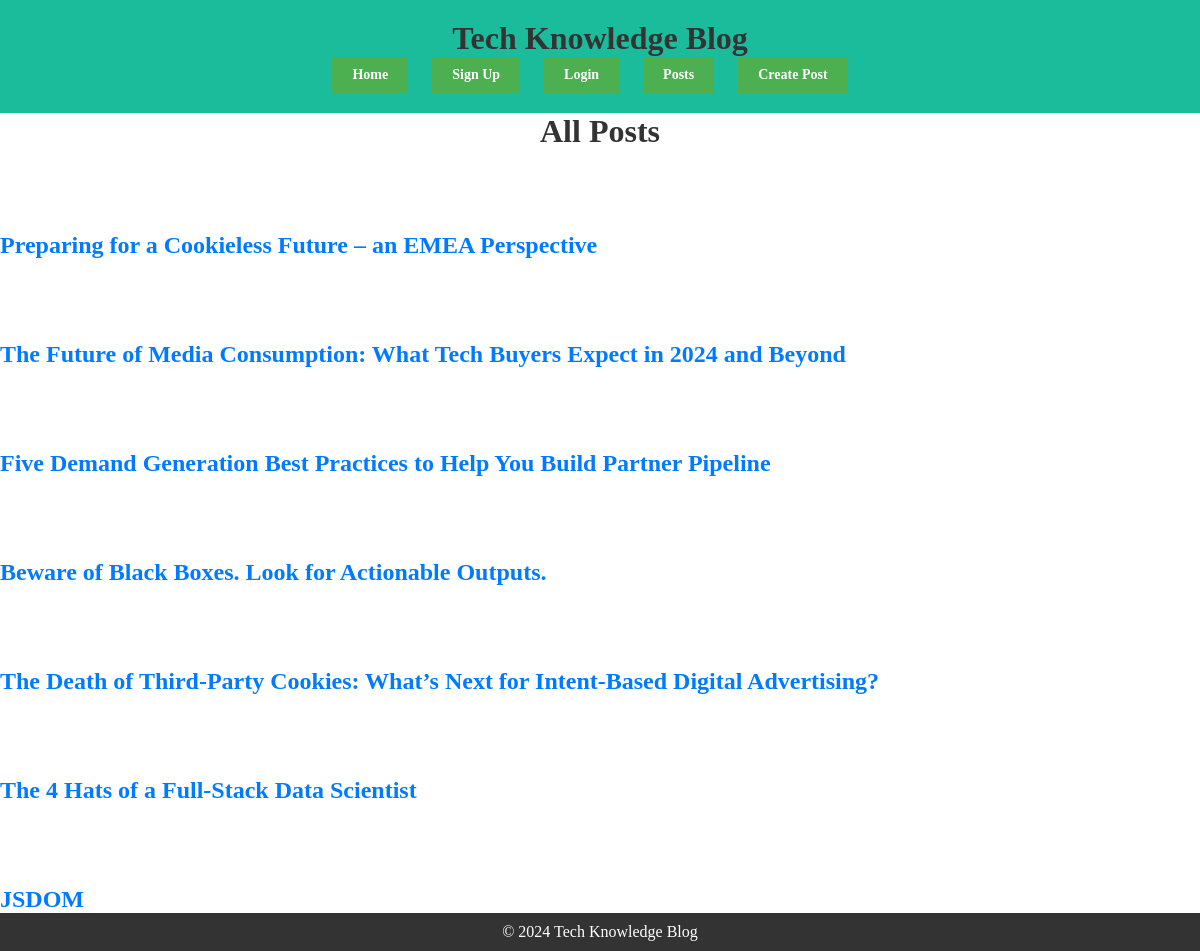
Page /blog/posts/ on the committed database.
### blog/models.py (models this page shows, shortened)
class Post(models.Model):
    title = models.CharField(max_length=200)
    content = models.TextField()
    author = models.ForeignKey(User, on_delete=models.CASCADE)
    pub_date = models.DateTimeField(auto_now_add=True)

### blog/views.py (the view)
# urls.py: path('blog/posts/', views.posts, name='posts'),
def posts(request):
    posts = Post.objects.all()
    return render(request, 'blog/posts.html', {'posts': posts})

### blog/templates/blog/posts.html
{% extends 'base.html' %}
{% load static %}
{% block content %}
<h1>All Posts</h1>
{% for post in posts %}
<div class="post">
    <h2><a href="{% url 'post_detail' post.id %}">{{ post.title }}</a></h2>
</div>
{% empty %}
<p>No posts available.</p>
{% endfor %}
{% endblock %}

### static/css/styles.css (style rules this page uses)
body, html { overflow-x: hidden; }
* { margin: 0; padding: 0; box-sizing: border-box; }
body, main { min-height: 100vh; display: flex; flex-direction: column; justify-content: space-between; }
h1, h2, h3, h4, h5, h6, p { margin: 0; }
h1 { text-align: center; color: #333; }
a { color: #007bff; text-decoration: none; }

### rows in the picture
Post: title "Preparing for a Cookieless Future – an EMEA Perspective"
Post: title "The Future of Media Consumption: What Tech Buyers Expect in 2024 and Beyond"
Post: title "Five Demand Generation Best Practices to Help You Build Partner Pipeline"
Post: title "Beware of Black Boxes. Look for Actionable Outputs."
Post: title "The Death of Third-Party Cookies: What’s Next for Intent-Based Digital Advertising?"
Post: title "The 4 Hats of a Full-Stack Data Scientist"
Post: title "JSDOM"
